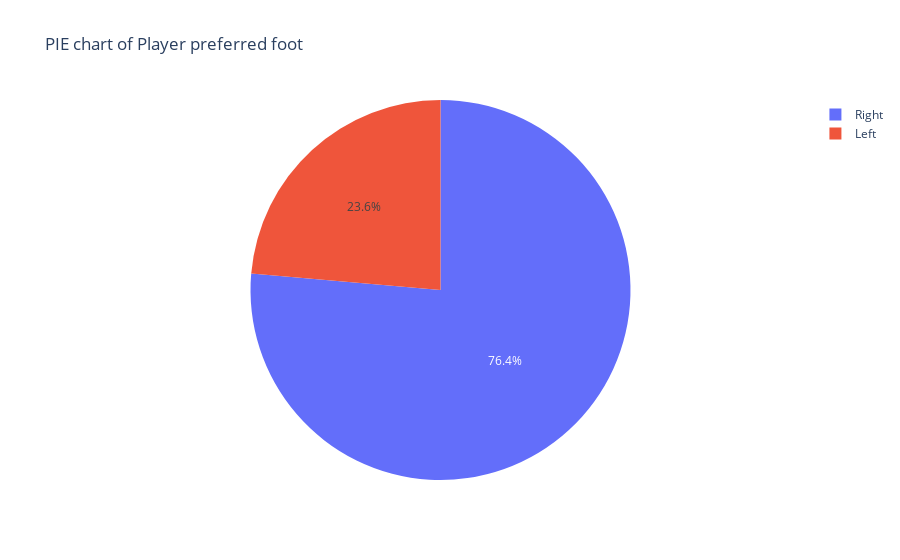

The notebook cell this image was saved under:
### Markdown cell above
#### 2- Pie chart proportion of right-foot players vs left-foot players

### Code cell
px.pie(data_frame=df,
            names='preferred_foot',
            title='PIE chart of Player preferred foot')

### Figure 1 — Plotly figure (JSON) as saved in the notebook; plotly's stock layout.template omitted (floating-point values rounded to 4 significant figures; data arrays with more than 128 entries replaced by an {"elided": "..."} marker saying what was removed)
{"data": [{"domain": {"x": [0, 1], "y": [0, 1]}, "hovertemplate": "preferred_foot=%{label}<extra></extra>", "labels": {"elided": "18278 str values"}, "legendgroup": "", "name": "", "showlegend": true, "type": "pie"}], "layout": {"legend": {"tracegroupgap": 0}, "title": {"text": "PIE chart of Player preferred foot"}}}
